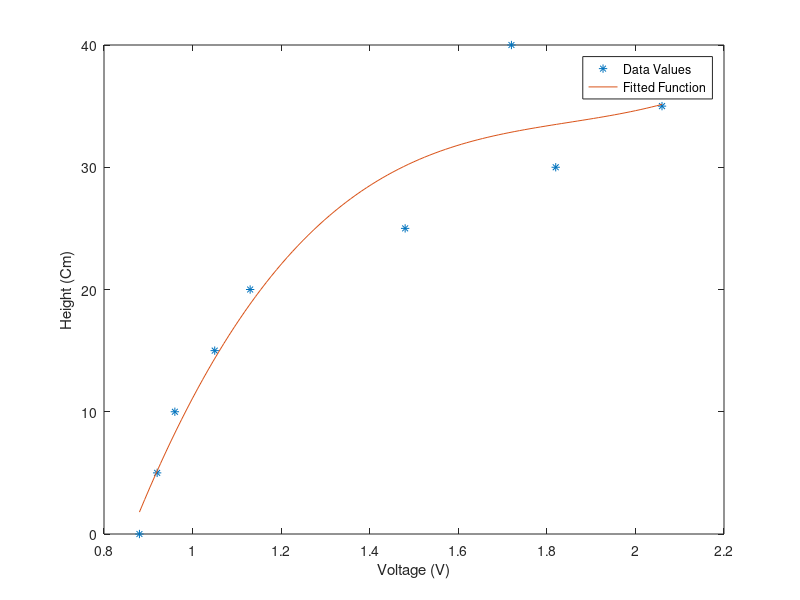

Source code (MATLAB):
%% Lab 1 

% Init
clear all
close all
clc

% Hard coded data
Data = [40 1.72;
        35 2.06;
        30 1.82;
        25 1.48;
        20 1.13;
        15 1.05;
        10 0.96;
        05 0.92;
        00 0.88];

% Store data in variables
height = Data(:,1)';
voltage = Data(:,2)';

% Plot measured data
plot(voltage, height, '*')
xlabel("Voltage (V)")
ylabel("Height (Cm)")
hold on

% Fit Data to polynomial
p = polyfit(voltage, height,  3);

% Generate a callable function based on voltage
fit_function = @(V) polyval(p, V);

% Plot fitted function
V_values = linspace(min(voltage), max(voltage), 100); % Adjust the number of points as needed
height_fit = fit_function(V_values);
plot(V_values, height_fit)

legend("Data Values","Fitted Function",location = "southeast")



